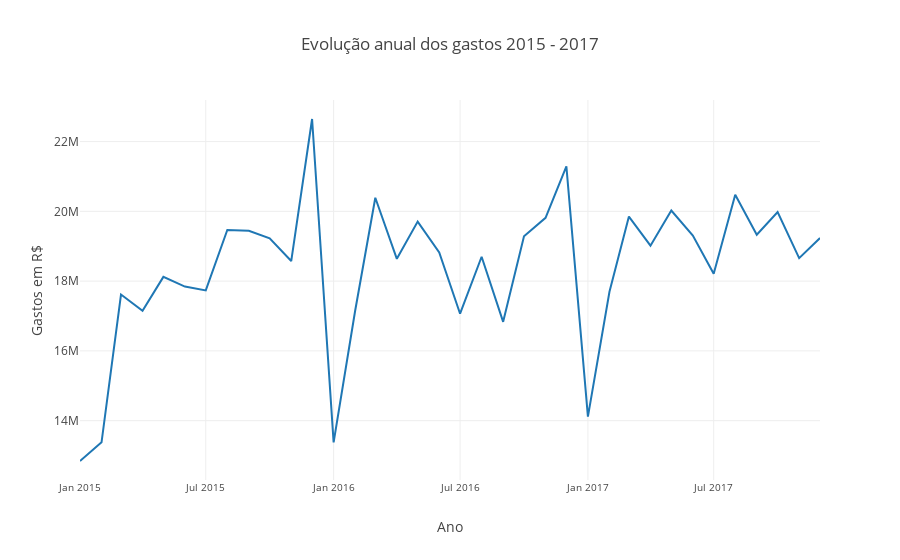

The cell this chart's notebook holds for it:
### Markdown cell above
Vamos verificar se existe sazonalidade nos gastos com cotas. Para isso, vamos plotar os últimos três anos dos gastos parlamentares em um gráfico de linhas, usando a nova variável "data".

### Code cell
# Criando um gráfico de linhas
gastos = df_completo.groupby('data')['vlr_despesa'].sum() #Agrupando os gastos por data

# Gerando um dicionário e extraindo as chaves e os valores para usar no gráficos
anuais = dict(gastos) 
x = gastos.values
y = anuais.keys()
y = list(y)

data = [go.Line(x= list(y),
                 y=x,
               orientation= 'v')]

# Determinando as características do gráfico
layout = go.Layout(title='Evolução anual dos gastos 2015 - 2017', 
                   yaxis=dict(autorange=True, title= 'Gastos em R$',
                              tickfont=dict(size=12)
                             ), xaxis=dict(title='Ano', tickfont=dict(size=10)))



fig = go.Figure(data=data, layout=layout)
iplot(fig)

### Figure 1 — Plotly figure (JSON) as saved in the notebook; plotly's stock layout.template omitted (floating-point values rounded to 4 significant figures)
{"data": [{"orientation": "v", "type": "scatter", "uid": "433241ca-8897-4a0d-a6bc-3fffb5874693", "x": ["2015-01-01", "2015-02-01", "2015-03-01", "2015-04-01", "2015-05-01", "2015-06-01", "2015-07-01", "2015-08-01", "2015-09-01", "2015-10-01", "2015-11-01", "2015-12-01", "2016-01-01", "2016-02-01", "2016-03-01", "2016-04-01", "2016-05-01", "2016-06-01", "2016-07-01", "2016-08-01", "2016-09-01", "2016-10-01", "2016-11-01", "2016-12-01", "2017-01-01", "2017-02-01", "2017-03-01", "2017-04-01", "2017-05-01", "2017-06-01", "2017-07-01", "2017-08-01", "2017-09-01", "2017-10-01", "2017-11-01", "2017-12-01"], "y": [12840000.0, 13380000.0, 17620000.0, 17150000.0, 18120000.0, 17840000.0, 17730000.0, 19470000.0, 19440000.0, 19230000.0, 18580000.0, 22650000.0, 13380000.0, 17150000.0, 20390000.0, 18640000.0, 19710000.0, 18820000.0, 17070000.0, 18700000.0, 16830000.0, 19290000.0, 19810000.0, 21290000.0, 14120000.0, 17690000.0, 19850000.0, 19020000.0, 20020000.0, 19310000.0, 18210000.0, 20480000.0, 19330000.0, 19980000.0, 18660000.0, 19240000.0]}], "layout": {"title": "Evolução anual dos gastos 2015 - 2017", "xaxis": {"tickfont": {"size": 10}, "title": "Ano"}, "yaxis": {"autorange": true, "tickfont": {"size": 12}, "title": "Gastos em R$"}}}
